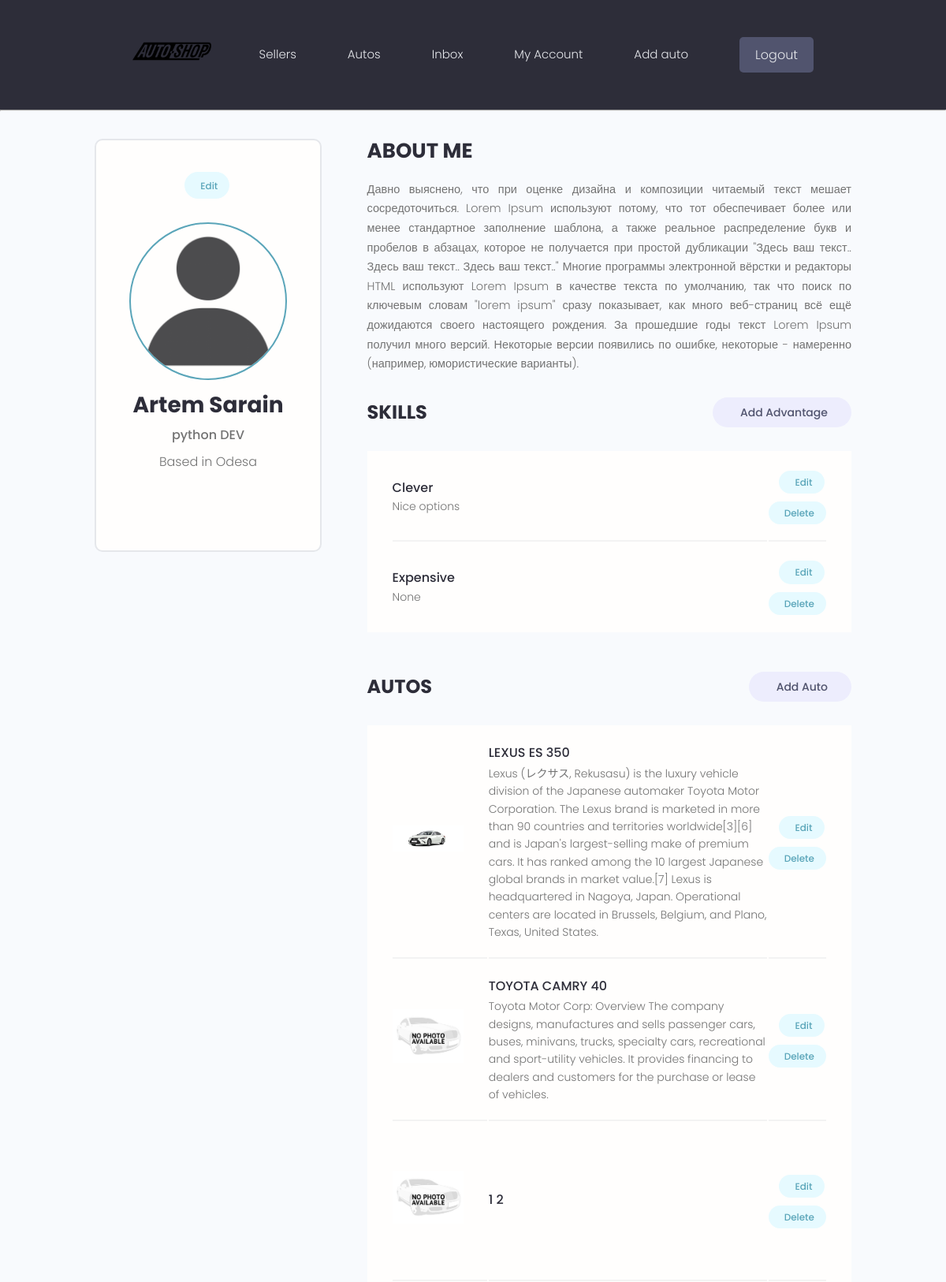
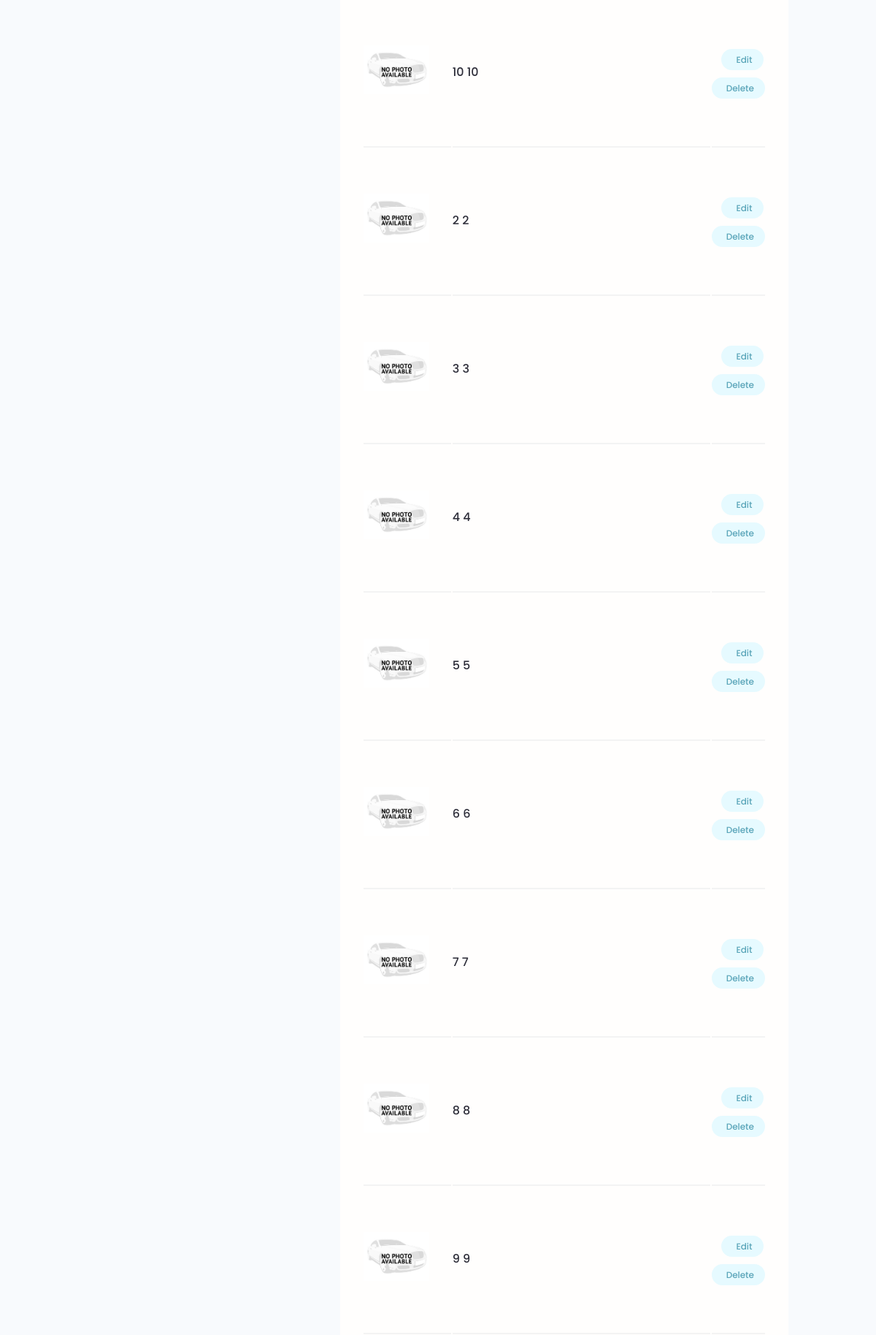
Page /users/account/ (signed in, upper part) on the committed database (2 pictures, top to bottom).
### users/models.py (models this page shows, shortened)
class Profile(models.Model):
    id = models.BigAutoField(primary_key=True)
    user = models.OneToOneField(User, on_delete=models.CASCADE)
    name = models.CharField(max_length=50, null=True, blank=True)
    email = models.EmailField(max_length=254, default="default@example.com")
    username = models.CharField(max_length=50, null=True, blank=True)
    shortbio = models.CharField(max_length=100, null=True, blank=True)
    bio = models.TextField(null=True, blank=True)
    profile_image = models.ImageField(null=True, blank=True, default="profiles/default-user.png", upload_to='profiles/')
    location = models.CharField(max_length=200)
    social_telegram = models.CharField(max_length=500, null=True, blank=True)
    social_youtube = models.CharField(max_length=500, null=True, blank=True)
    vote_total = models.IntegerField(default=0, null=True, blank=True)
    vote_ratio = models.IntegerField(default=0, null=True, blank=True)
    created = models.DateTimeField(auto_now_add=True)

class Advantage(models.Model):
    owner = models.ForeignKey(Profile, on_delete=models.CASCADE, null=True, blank=True)
    name = models.CharField(max_length=100)
    description = models.CharField(max_length=300, null=True, blank=True)
    id = models.BigAutoField(primary_key=True)
    created = models.DateTimeField(auto_now_add=True)

### autos/models.py (models this page shows, shortened)
class AutosModel(models.Model):
    owner = models.ForeignKey(Profile, null=True, blank=True, on_delete=models.SET_NULL)
    id = models.BigAutoField(primary_key=True)
    car_brand = models.CharField(max_length=50)
    car_model = models.CharField(max_length=50)
    price = models.IntegerField(default=0)
    featured_image = models.ImageField(null=True, blank=True, default="default-auto.jpg")
    description = models.TextField(null=True, blank=True)
    vote_total = models.IntegerField(default=0, null=True, blank=True)
    vote_ratio = models.IntegerField(default=0, null=True, blank=True)
    created = models.DateTimeField(auto_now_add=True)
    tags = models.ManyToManyField('Tag', blank=True)
    class Meta:
        ordering = ['-vote_ratio', '-vote_total', 'car_brand', 'car_model']

### users/views.py (the view)
# urls.py: path('account/', views.userAccount, name='account'),
@login_required(login_url="login")
def userAccount(request):
    profile = request.user.profile
    advantages = profile.advantage_set.all()
    context = {"profile": profile, 'advantages': advantages}
    return render(request, "users/account.html", context)

### users/templates/users/account.html (shortened to what this page needs)
{% extends 'main.html' %}
{% block content %}
<main class="settingsPage profile my-md">
    <div class="container">
        <div class="layout">
            <div class="column column--1of3">
                <div class="card text-center">
                    <div class="card__body dev">
                        <a class="tag tag--pill tag--main settings__btn" href="{% url 'edit-account' %}"> Edit</a>
                        <img class="avatar avatar--xl dev__avatar" src="{{ profile.profile_image.url }}"/>
                        <h2 class="dev__name">{{profile.name}}</h2>
                        <p class="dev__title">{{profile.shortbio}}</p>
                        <p class="dev__location">Based in {{profile.location}}</p>
                    </div>
                </div>
            </div>
            <div class="column column--2of3">
                <div class="devInfo">
                    <h3 class="devInfo__title">About Me</h3>
                    <p class="devInfo__about">{{profile.bio}}</p>
                </div>
                <div class="settings">
                    <h3 class="settings__title">Skills</h3>
                    <a class="tag tag--pill tag--sub settings__btn tag--lg" href="{% url 'create-adv' %}"> Add
                        Advantage</a>
                </div>
                <table class="settings__table">
                    {% for advantage in advantages %}
                    <tr>
                        <td class="settings__tableInfo">
                            <h4>{{advantage.name}}</h4>
                            <p>{{advantage.description}}</p>
                        </td>
                        <td class="settings__tableActions">
                            <a class="tag tag--pill tag--main settings__btn" href="{% url 'update-adv' advantage.id %}">
                                Edit</a>
                            <a class="tag tag--pill tag--main settings__btn" href="{% url 'delete-adv' advantage.id %}?next=/users/account">
                                Delete</a>
                        </td>
                    </tr>
                    {% endfor %}
                </table>
                <div class="settings">
                    <h3 class="settings__title">Autos</h3>
                    <a class="tag tag--pill tag--sub settings__btn tag--lg" href="{% url 'create-auto' %}"> Add Auto</a>
                </div>
                <table class="settings__table">
                    {% for auto in profile.autosmodel_set.all %}
                    <tr>
                        <td class="settings__thumbnail">
                            <a href="{% url 'single-auto' auto.id %}"><img src="{{auto.featured_image.url}}"
                                                                           alt="Project Thumbnail"/></a>
                        </td>
                        <td class="settings__tableInfo">
                            <a href="{{auto.featured_image.url}}">{{auto.car_brand}} {{auto.car_model}}</a>
                            <p>{{auto.description}}</p>
                        </td>
                        <td class="settings__tableActions">
                            <a class="tag tag--pill tag--main settings__btn" href="{% url 'update-auto' auto.id %}">
                                Edit</a>
                            <a class="tag tag--pill tag--main settings__btn" href="{% url 'delete-auto' auto.id %}">
                                Delete</a>
                        </td>
                    </tr>
                    {% endfor %}
                </table>
            </div>
        </div>
    </div>
</main>
{% endblock content %}

### static/styles/app.css (style rules this page uses)
:root { --color-sub: #2d2d39; }
.card { border: 2px solid var(--color-light); }
img { width: 100%; }
.profile .card > .dev { padding: 4rem; }
.dev__avatar { display: block; margin: auto; }
.dev__name { color: var(--color-sub); font-size: 2.8rem; font-weight: 700; margin-top: 1rem; margin-bottom: 0.5rem; }
.dev__title { font-size: 1.6rem; font-weight: 500; line-height: 1.3; }
.dev__location { margin-top: 1rem; }
.devInfo { margin-bottom: 3rem; }
.devInfo__title, .devInfo__subtitle { font-size: 2.6rem; color: var(--color-sub); text-transform: uppercase; font-weight: 700; margin-bottom: 1.5rem; }
.devInfo__about, .devSkill__info { font-size: 1.45rem; line-height: 1.7; text-align: justify; }
.settingsPage .dev > .settings__btn { display: inline-block; margin-bottom: 3rem; }
.settings { display: flex; justify-content: space-between; align-items: center; }
.settings__title { font-size: 2.4rem; text-transform: uppercase; font-weight: 700; color: var(--color-sub); }
.settings__table { margin-top: 3rem; margin-bottom: 5rem; padding: 0 3rem; background: var(--color-white); }
.settings__table tr { width: 100%; }
.settings__table tr > td { padding: 2rem 0; }
.settings__table tr:not(:last-child) td { border-bottom: 2px solid var(--color-white-light); }
.settings__thumbnail { width: 23%; min-width: 10rem; }
.settings__thumbnail img { padding-right: 3rem; height: 15rem; object-fit: contain; }
.settings__tableInfo { width: 100%; }
.settings__tableInfo h4, .settings__tableInfo a { padding-right: 1rem; width: auto; font-size: 1.6rem; font-weight: 500; color: var(--color-sub); }
.settings__tableInfo p { font-size: 1.4rem; }
.settings__tableActions { text-align: right; }

### static/uikit/styles/modules/_variables.css (style rules this page uses)
:root { --color-main: #5aa5b9; --color-main-light: #e6faff; --color-sub: #3f4156; --color-sub-light: #51546e; --color-sub-lighter: #ededfd; --color-text: #737373; --color-gray: #8b8b8b; --color-light: #e5e7eb; --color-light-gray: #767676; --color-bg: #f8fafd; --color-white: #fffefd; --color-white-light: #f3f3f3; --color-success: #359e64; --color-success-bg: #def8e8; --color-error: #fc4b0b; --color-error-bg: #fff2ee; --font-base: 'Poppins', arial, helvetica, 'Segoe UI', roboto, ubuntu, sans-serif; --font-monospace: 'Fira Code', 'Courier New', courier, monospace; --font-regular: 300; --font-medium: 500; --font-bold: 700; --generic-shadow: 1px 1px 5px #00000010; --generic-transition: all 0.3s ease-in-out; }

### static/uikit/styles/modules/_base.css (style rules this page uses)
* { margin: 0; padding: 0; box-sizing: border-box; text-rendering: optimizeLegibility; color: inherit; font-size: inherit; }
html { font-size: 50%; }
@media only screen and (min-width: 480px) { html { font-size: 56.25%; } }
@media only screen and (min-width: 1200px) { html { font-size: 62.5%; } }
body { line-height: 1.6; font-weight: 400; font-size: 1.5rem; color: var(--color-text); background-color: var(--color-bg); min-height: 100vh; }

### static/uikit/styles/modules/_typography.css (style rules this page uses)
* { font-family: var(--font-base); }
h2 { font-size: 3.6rem; font-weight: var(--font-bold); }
h3 { font-size: 3.2rem; font-weight: var(--font-medium); }
h4 { font-size: 2.8rem; font-weight: var(--font-medium); }
p, span, strong { font-size: 1.6rem; color: var(--color-text); font-weight: var(--font-regular); }
a { padding-bottom: 2px; text-decoration: none; display: inline-block; color: var(--color-main); font-weight: var(--font-medium); }

### static/uikit/styles/modules/_utilities.css (style rules this page uses)
.container { width: 92%; max-width: 165rem; margin: 0 auto; box-sizing: border-box; }
@media screen and (min-width: 1000px) { .container { width: 90%; } }
@media screen and (min-width: 1200px) { .container { width: 80%; } }
.text-center { text-align: center; }
.my-md { margin: 3rem auto; }

### static/uikit/styles/modules/_avatar.css (style rules this page uses)
.avatar { border-radius: 50%; border: 2px solid var(--color-main); object-fit: cover; }
.avatar--xl { height: 20rem; width: 20rem; }

### static/uikit/styles/modules/_card.css (style rules this page uses)
.card { border-radius: 1rem; background-color: var(--color-white); border: 1.5px solid var(--color-light); width: auto; height: auto; margin-top: 0.5rem; margin-bottom: 0.5rem; overflow: hidden; }
.card__body, .card__header { padding: 2rem 2.5rem; }

### static/uikit/styles/modules/_layout.css (style rules this page uses)
.layout { display: flex; flex-flow: row wrap; justify-content: space-between; }
.layout > .column { margin-bottom: 3rem; }
.layout > .column.column--1of3 { flex-basis: 30%; }
.layout > .column.column--2of3 { flex-basis: 64%; }

### rows in the picture
Profile: profile_image (placeholder picture), name "Artem Sarain", shortbio "python DEV", location "Odesa", bio "Давно выяснено, что при оценке дизайна и композиции читаемый текст мешает сосредоточиться. Lorem Ipsum используют потому, что тот обеспечивает более или менее стандартное заполнение шаблона, а также реальное распределение букв и пробелов в абзацах, которое не получается при простой дубликации \"Здесь ваш текст.. Здесь ваш текст.. Здесь ваш текст..\" Многие программы электронной вёрстки и редакторы HTML используют Lorem Ipsum в качестве текста по умолчанию, так что поиск по ключевым словам \"lorem ipsum\" сразу показывает, как много веб-страниц всё ещё дожидаются своего настоящего рождения. За прошедшие годы текст Lorem Ipsum получил много версий. Некоторые версии появились по ошибке, некоторые…"
Advantage: name "Clever", description "Nice options"
Advantage: name "Expensive", description "None"
AutosModel: featured_image (picture), car_brand "LEXUS", car_model "ES 350", description "Lexus (レクサス, Rekusasu) is the luxury vehicle division of the Japanese automaker Toyota Motor Corporation. The Lexus brand is marketed in more than 90 countries and territories worldwide[3][6] and is Japan's largest-selling make of premium cars. It has ranked among the 10 largest Japanese global brands in market value.[7] Lexus is headquartered in Nagoya, Japan. Operational centers are located in Brussels, Belgium, and Plano, Texas, United States."
AutosModel: featured_image (placeholder picture), car_brand "TOYOTA", car_model "CAMRY 40", description "Toyota Motor Corp: Overview The company designs, manufactures and sells passenger cars, buses, minivans, trucks, specialty cars, recreational and sport-utility vehicles. It provides financing to dealers and customers for the purchase or lease of vehicles."
AutosModel: featured_image (placeholder picture), car_brand "1", car_model "2"
AutosModel: featured_image (placeholder picture), car_brand "10", car_model "10"
AutosModel: featured_image (placeholder picture), car_brand "2", car_model "2"
AutosModel: featured_image (placeholder picture), car_brand "3", car_model "3"
AutosModel: featured_image (placeholder picture), car_brand "4", car_model "4"
AutosModel: featured_image (placeholder picture), car_brand "5", car_model "5"
AutosModel: featured_image (placeholder picture), car_brand "6", car_model "6"
AutosModel: featured_image (placeholder picture), car_brand "7", car_model "7"
AutosModel: featured_image (placeholder picture), car_brand "8", car_model "8"
AutosModel: featured_image (placeholder picture), car_brand "9", car_model "9"
